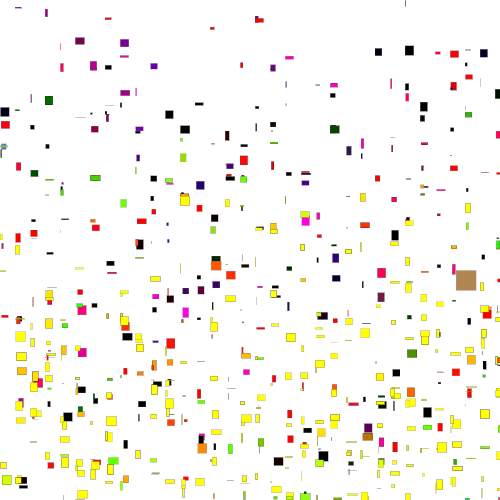
Frame 1 (no input)
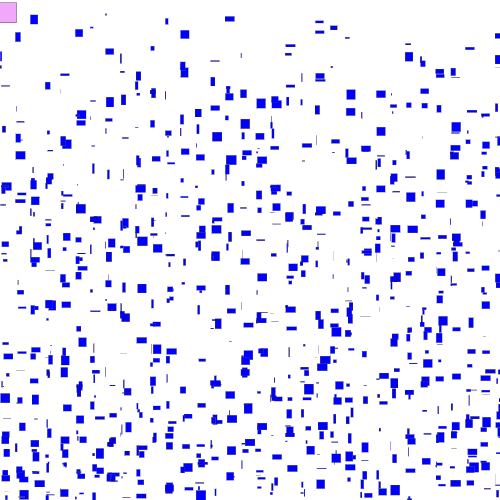
Frame 60 (the mouse pressed at the canvas centre just before this capture)
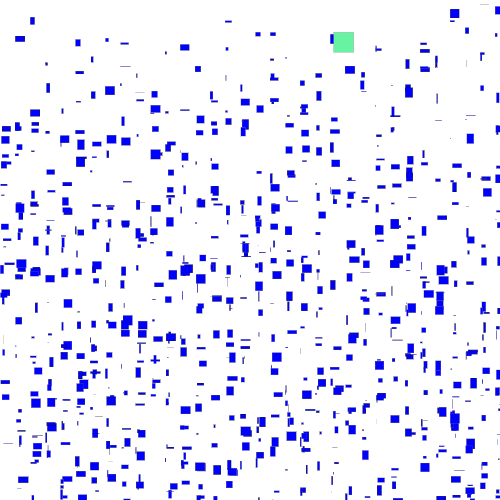
Frame 120 (the mouse held since frame 60 and released just before this capture)

The Processing sketch that drew these frames (run headless with seeded random() and noise(); from frame 60 on, the mouse is pressed at the canvas centre):

// Processing sketch: processing_87224
// ── processing_87224.pde

float r = random(255);
float g = random(255);
float b = random(255);
float angle = 0.0;
float speed = 0.05;
float scaleX = 2.0;
float scaleY = 1.5;
float v = 0.0;
float inc = 0.3;


void setup() {
  size (500, 500);
  smooth();
}

void draw() {
  background(255);

  float n = map(sin(v), -1, 1, 50, 150);
  v += inc;

  for (int y=0; y<height; y+=15) {
    for (int x=0; x<width; x+=15) {
      float p = noise(x/50.0, y/25.0) * (random(10));
      stroke(random(0, 150), random(50, 100));
      fill(r, g, b);
      rect(x+p, y+p*n, random(10), random(10));
      r = r + random(-50, 50);
      g = g + random(-50, 50);
      b = b + random(-50, 50);
    }
  }

  float x = random(250) + cos(angle) * 150;
  float y = random(200) + sin(angle) * 150;

  x += cos(angle * scaleX) * 100;
  y += cos(angle * scaleY) * 100;
  fill(random(255), random(255), random(255));
  rect(x, y, 20, 20);

  angle += speed;
}
